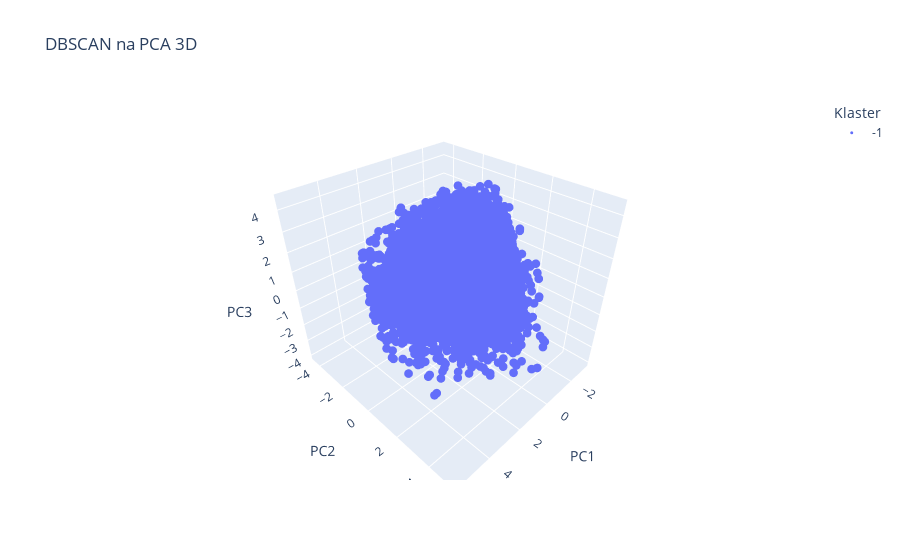

Source (notebook cell):
### Markdown cell above
## DBSCAN

### Code cell
from sklearn.cluster import DBSCAN

dbscan = DBSCAN()
y_dbscan = dbscan.fit_predict(X_pca)
plot_clusters_3d(X_pca, y_dbscan, 'DBSCAN na PCA 3D')
# featire_importance = plot_feature_importance(df_scaled, y_dbscan)
# append_results('DBSCAN', X_pca, y_dbscan)

### Figure 1 — Plotly figure (JSON) as saved in the notebook; plotly's stock layout.template omitted (floating-point values rounded to 4 significant figures; data arrays with more than 128 entries replaced by an {"elided": "..."} marker saying what was removed)
{"data": [{"hovertemplate": "Klaster=-1<br>PC1=%{x}<br>PC2=%{y}<br>PC3=%{z}<extra></extra>", "legendgroup": "-1", "marker": {"color": "#636efa", "size": 3, "symbol": "circle"}, "mode": "markers", "name": "-1", "scene": "scene", "showlegend": true, "type": "scatter3d", "x": {"elided": "10127 float values"}, "y": {"elided": "10127 float values"}, "z": {"elided": "10127 float values"}}], "layout": {"legend": {"title": {"text": "Klaster"}, "tracegroupgap": 0}, "scene": {"domain": {"x": [0, 1], "y": [0, 1]}, "xaxis": {"title": {"text": "PC1"}}, "yaxis": {"title": {"text": "PC2"}}, "zaxis": {"title": {"text": "PC3"}}}, "title": {"text": "DBSCAN na PCA 3D"}}}
